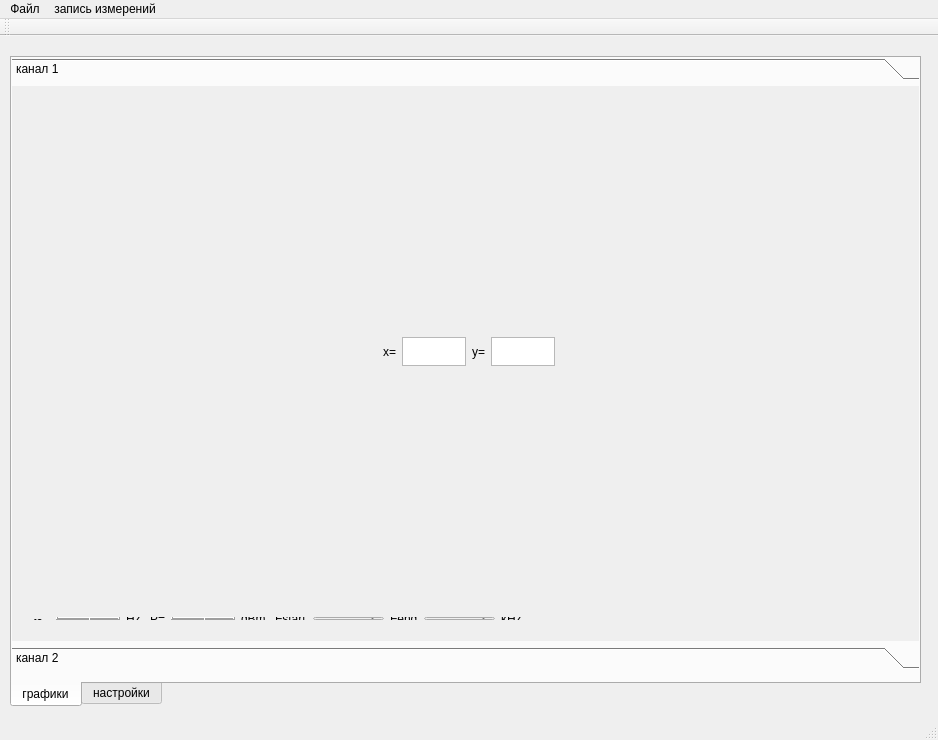
<?xml version="1.0" encoding="UTF-8"?>
<ui version="4.0">
 <class>MainWindow</class>
 <widget class="QMainWindow" name="MainWindow">
  <property name="geometry">
   <rect>
    <x>0</x>
    <y>0</y>
    <width>938</width>
    <height>740</height>
   </rect>
  </property>
  <property name="sizePolicy">
   <sizepolicy hsizetype="Preferred" vsizetype="Preferred">
    <horstretch>0</horstretch>
    <verstretch>0</verstretch>
   </sizepolicy>
  </property>
  <property name="windowTitle">
   <string>Plotter</string>
  </property>
  <widget class="QWidget" name="centralWidget">
   <property name="sizePolicy">
    <sizepolicy hsizetype="Preferred" vsizetype="Preferred">
     <horstretch>0</horstretch>
     <verstretch>0</verstretch>
    </sizepolicy>
   </property>
   <property name="layoutDirection">
    <enum>Qt::LeftToRight</enum>
   </property>
   <widget class="QTabWidget" name="tabWidget">
    <property name="geometry">
     <rect>
      <x>10</x>
      <y>20</y>
      <width>911</width>
      <height>651</height>
     </rect>
    </property>
    <property name="tabPosition">
     <enum>QTabWidget::South</enum>
    </property>
    <property name="currentIndex">
     <number>0</number>
    </property>
    <widget class="QWidget" name="plot">
     <property name="sizePolicy">
      <sizepolicy hsizetype="Preferred" vsizetype="Preferred">
       <horstretch>0</horstretch>
       <verstretch>0</verstretch>
      </sizepolicy>
     </property>
     <property name="contextMenuPolicy">
      <enum>Qt::DefaultContextMenu</enum>
     </property>
     <attribute name="title">
      <string>графики</string>
     </attribute>
     <widget class="QToolBox" name="toolBox">
      <property name="geometry">
       <rect>
        <x>0</x>
        <y>0</y>
        <width>911</width>
        <height>611</height>
       </rect>
      </property>
      <property name="currentIndex">
       <number>0</number>
      </property>
      <widget class="QWidget" name="ch1">
       <property name="geometry">
        <rect>
         <x>0</x>
         <y>0</y>
         <width>911</width>
         <height>555</height>
        </rect>
       </property>
       <attribute name="label">
        <string>канал 1</string>
       </attribute>
       <widget class="QCustomPlot" name="p_ch1_lo1" native="true">
        <property name="geometry">
         <rect>
          <x>10</x>
          <y>0</y>
          <width>891</width>
          <height>241</height>
         </rect>
        </property>
       </widget>
       <widget class="QCustomPlot" name="p_ch1_lo2" native="true">
        <property name="geometry">
         <rect>
          <x>10</x>
          <y>270</y>
          <width>891</width>
          <height>241</height>
         </rect>
        </property>
       </widget>
       <widget class="QWidget" name="horizontalLayoutWidget_3">
        <property name="geometry">
         <rect>
          <x>10</x>
          <y>520</y>
          <width>512</width>
          <height>25</height>
         </rect>
        </property>
        <layout class="QHBoxLayout" name="horizontalLayout_3">
         <item>
          <widget class="QLabel" name="label_7">
           <property name="text">
            <string>&lt;html&gt;&lt;head/&gt;&lt;body&gt;&lt;p&gt;f0=&lt;/p&gt;&lt;/body&gt;&lt;/html&gt;</string>
           </property>
          </widget>
         </item>
         <item>
          <widget class="QLCDNumber" name="lcd_f0_1"/>
         </item>
         <item>
          <widget class="QLabel" name="label_8">
           <property name="text">
            <string>Hz,</string>
           </property>
          </widget>
         </item>
         <item>
          <widget class="QLabel" name="label_9">
           <property name="text">
            <string>P=</string>
           </property>
          </widget>
         </item>
         <item>
          <widget class="QLCDNumber" name="lcd_p_1"/>
         </item>
         <item>
          <widget class="QLabel" name="label_10">
           <property name="text">
            <string>dBm,</string>
           </property>
          </widget>
         </item>
         <item>
          <widget class="QLabel" name="label_11">
           <property name="text">
            <string>Fstart</string>
           </property>
          </widget>
         </item>
         <item>
          <widget class="QComboBox" name="fstart_comb1"/>
         </item>
         <item>
          <widget class="QLabel" name="label_12">
           <property name="text">
            <string>Fend</string>
           </property>
          </widget>
         </item>
         <item>
          <widget class="QComboBox" name="fend_comb1"/>
         </item>
         <item>
          <widget class="QLabel" name="label_13">
           <property name="text">
            <string>kHz</string>
           </property>
          </widget>
         </item>
        </layout>
       </widget>
       <widget class="QWidget" name="horizontalLayoutWidget_4">
        <property name="geometry">
         <rect>
          <x>360</x>
          <y>240</y>
          <width>186</width>
          <height>32</height>
         </rect>
        </property>
        <layout class="QHBoxLayout" name="horizontalLayout_4">
         <property name="sizeConstraint">
          <enum>QLayout::SetFixedSize</enum>
         </property>
         <item>
          <widget class="QLabel" name="label_15">
           <property name="text">
            <string>x=</string>
           </property>
          </widget>
         </item>
         <item>
          <widget class="QTextEdit" name="edit_x1">
           <property name="enabled">
            <bool>true</bool>
           </property>
           <property name="minimumSize">
            <size>
             <width>0</width>
             <height>29</height>
            </size>
           </property>
           <property name="maximumSize">
            <size>
             <width>64</width>
             <height>29</height>
            </size>
           </property>
           <property name="font">
            <font>
             <pointsize>8</pointsize>
            </font>
           </property>
           <property name="focusPolicy">
            <enum>Qt::NoFocus</enum>
           </property>
           <property name="autoFillBackground">
            <bool>false</bool>
           </property>
           <property name="inputMethodHints">
            <set>Qt::ImhNone</set>
           </property>
           <property name="verticalScrollBarPolicy">
            <enum>Qt::ScrollBarAlwaysOff</enum>
           </property>
           <property name="horizontalScrollBarPolicy">
            <enum>Qt::ScrollBarAlwaysOff</enum>
           </property>
           <property name="textInteractionFlags">
            <set>Qt::NoTextInteraction</set>
           </property>
          </widget>
         </item>
         <item>
          <widget class="QLabel" name="label_16">
           <property name="text">
            <string>y=</string>
           </property>
          </widget>
         </item>
         <item>
          <widget class="QTextEdit" name="edit_y1">
           <property name="minimumSize">
            <size>
             <width>0</width>
             <height>29</height>
            </size>
           </property>
           <property name="maximumSize">
            <size>
             <width>64</width>
             <height>29</height>
            </size>
           </property>
           <property name="font">
            <font>
             <pointsize>8</pointsize>
            </font>
           </property>
           <property name="focusPolicy">
            <enum>Qt::NoFocus</enum>
           </property>
           <property name="autoFillBackground">
            <bool>false</bool>
           </property>
           <property name="inputMethodHints">
            <set>Qt::ImhNone</set>
           </property>
           <property name="frameShape">
            <enum>QFrame::StyledPanel</enum>
           </property>
           <property name="verticalScrollBarPolicy">
            <enum>Qt::ScrollBarAlwaysOff</enum>
           </property>
           <property name="horizontalScrollBarPolicy">
            <enum>Qt::ScrollBarAlwaysOff</enum>
           </property>
           <property name="undoRedoEnabled">
            <bool>true</bool>
           </property>
           <property name="textInteractionFlags">
            <set>Qt::NoTextInteraction</set>
           </property>
          </widget>
         </item>
        </layout>
       </widget>
      </widget>
      <widget class="QWidget" name="ch2">
       <property name="geometry">
        <rect>
         <x>0</x>
         <y>0</y>
         <width>911</width>
         <height>555</height>
        </rect>
       </property>
       <attribute name="label">
        <string>канал 2</string>
       </attribute>
       <widget class="QCustomPlot" name="p_ch2_lo2" native="true">
        <property name="geometry">
         <rect>
          <x>10</x>
          <y>260</y>
          <width>891</width>
          <height>251</height>
         </rect>
        </property>
       </widget>
       <widget class="QCustomPlot" name="p_ch2_lo1" native="true">
        <property name="geometry">
         <rect>
          <x>10</x>
          <y>0</y>
          <width>891</width>
          <height>231</height>
         </rect>
        </property>
       </widget>
       <widget class="QWidget" name="horizontalLayoutWidget_2">
        <property name="geometry">
         <rect>
          <x>10</x>
          <y>520</y>
          <width>550</width>
          <height>25</height>
         </rect>
        </property>
        <layout class="QHBoxLayout" name="horizontalLayout_2">
         <item>
          <widget class="QLabel" name="label">
           <property name="text">
            <string>&lt;html&gt;&lt;head/&gt;&lt;body&gt;&lt;p&gt;f0=&lt;/p&gt;&lt;/body&gt;&lt;/html&gt;</string>
           </property>
          </widget>
         </item>
         <item>
          <widget class="QLCDNumber" name="lcd_f0_2"/>
         </item>
         <item>
          <widget class="QLabel" name="label_2">
           <property name="text">
            <string>Hz,</string>
           </property>
          </widget>
         </item>
         <item>
          <widget class="QLabel" name="label_5">
           <property name="text">
            <string>P=</string>
           </property>
          </widget>
         </item>
         <item>
          <widget class="QLCDNumber" name="lcd_p_2"/>
         </item>
         <item>
          <widget class="QLabel" name="label_6">
           <property name="text">
            <string>dBm,</string>
           </property>
          </widget>
         </item>
         <item>
          <widget class="QLabel" name="label_3">
           <property name="text">
            <string>Fstart</string>
           </property>
          </widget>
         </item>
         <item>
          <widget class="QComboBox" name="fstart_comb2"/>
         </item>
         <item>
          <widget class="QLabel" name="label_4">
           <property name="text">
            <string>Fend</string>
           </property>
          </widget>
         </item>
         <item>
          <widget class="QComboBox" name="fend_comb2"/>
         </item>
         <item>
          <widget class="QLabel" name="label_14">
           <property name="text">
            <string>kHz</string>
           </property>
          </widget>
         </item>
        </layout>
       </widget>
       <widget class="QWidget" name="horizontalLayoutWidget_5">
        <property name="geometry">
         <rect>
          <x>350</x>
          <y>230</y>
          <width>186</width>
          <height>32</height>
         </rect>
        </property>
        <layout class="QHBoxLayout" name="horizontalLayout_5">
         <property name="sizeConstraint">
          <enum>QLayout::SetFixedSize</enum>
         </property>
         <item>
          <widget class="QLabel" name="label_17">
           <property name="text">
            <string>x=</string>
           </property>
          </widget>
         </item>
         <item>
          <widget class="QTextEdit" name="edit_x2">
           <property name="enabled">
            <bool>true</bool>
           </property>
           <property name="minimumSize">
            <size>
             <width>0</width>
             <height>29</height>
            </size>
           </property>
           <property name="maximumSize">
            <size>
             <width>64</width>
             <height>29</height>
            </size>
           </property>
           <property name="font">
            <font>
             <pointsize>8</pointsize>
            </font>
           </property>
           <property name="focusPolicy">
            <enum>Qt::NoFocus</enum>
           </property>
           <property name="autoFillBackground">
            <bool>false</bool>
           </property>
           <property name="inputMethodHints">
            <set>Qt::ImhNone</set>
           </property>
           <property name="verticalScrollBarPolicy">
            <enum>Qt::ScrollBarAlwaysOff</enum>
           </property>
           <property name="horizontalScrollBarPolicy">
            <enum>Qt::ScrollBarAlwaysOff</enum>
           </property>
           <property name="textInteractionFlags">
            <set>Qt::NoTextInteraction</set>
           </property>
          </widget>
         </item>
         <item>
          <widget class="QLabel" name="label_18">
           <property name="text">
            <string>y=</string>
           </property>
          </widget>
         </item>
         <item>
          <widget class="QTextEdit" name="edit_y2">
           <property name="minimumSize">
            <size>
             <width>0</width>
             <height>29</height>
            </size>
           </property>
           <property name="maximumSize">
            <size>
             <width>64</width>
             <height>29</height>
            </size>
           </property>
           <property name="font">
            <font>
             <pointsize>8</pointsize>
            </font>
           </property>
           <property name="focusPolicy">
            <enum>Qt::NoFocus</enum>
           </property>
           <property name="autoFillBackground">
            <bool>false</bool>
           </property>
           <property name="inputMethodHints">
            <set>Qt::ImhNone</set>
           </property>
           <property name="frameShape">
            <enum>QFrame::StyledPanel</enum>
           </property>
           <property name="verticalScrollBarPolicy">
            <enum>Qt::ScrollBarAlwaysOff</enum>
           </property>
           <property name="horizontalScrollBarPolicy">
            <enum>Qt::ScrollBarAlwaysOff</enum>
           </property>
           <property name="undoRedoEnabled">
            <bool>true</bool>
           </property>
           <property name="textInteractionFlags">
            <set>Qt::NoTextInteraction</set>
           </property>
          </widget>
         </item>
        </layout>
       </widget>
      </widget>
     </widget>
    </widget>
    <widget class="QWidget" name="settings">
     <property name="sizePolicy">
      <sizepolicy hsizetype="Expanding" vsizetype="Expanding">
       <horstretch>0</horstretch>
       <verstretch>0</verstretch>
      </sizepolicy>
     </property>
     <attribute name="title">
      <string>настройки</string>
     </attribute>
     <widget class="QGroupBox" name="groupBox">
      <property name="geometry">
       <rect>
        <x>10</x>
        <y>20</y>
        <width>391</width>
        <height>221</height>
       </rect>
      </property>
      <property name="title">
       <string>UART</string>
      </property>
      <widget class="QWidget" name="formLayoutWidget">
       <property name="geometry">
        <rect>
         <x>19</x>
         <y>40</y>
         <width>361</width>
         <height>141</height>
        </rect>
       </property>
       <layout class="QFormLayout" name="formLayout">
        <property name="fieldGrowthPolicy">
         <enum>QFormLayout::AllNonFixedFieldsGrow</enum>
        </property>
        <item row="0" column="0">
         <widget class="QLabel" name="label_19">
          <property name="text">
           <string>port</string>
          </property>
         </widget>
        </item>
        <item row="0" column="1">
         <widget class="QTextEdit" name="port_edit">
          <property name="verticalScrollBarPolicy">
           <enum>Qt::ScrollBarAlwaysOff</enum>
          </property>
          <property name="horizontalScrollBarPolicy">
           <enum>Qt::ScrollBarAlwaysOff</enum>
          </property>
          <property name="html">
           <string>&lt;!DOCTYPE HTML PUBLIC &quot;-//W3C//DTD HTML 4.0//EN&quot; &quot;http://www.w3.org/TR/REC-html40/strict.dtd&quot;&gt;
&lt;html&gt;&lt;head&gt;&lt;meta name=&quot;qrichtext&quot; content=&quot;1&quot; /&gt;&lt;style type=&quot;text/css&quot;&gt;
p, li { white-space: pre-wrap; }
&lt;/style&gt;&lt;/head&gt;&lt;body style=&quot; font-family:'Sans Serif'; font-size:9pt; font-weight:400; font-style:normal;&quot;&gt;
&lt;p style=&quot; margin-top:0px; margin-bottom:0px; margin-left:0px; margin-right:0px; -qt-block-indent:0; text-indent:0px;&quot;&gt;/dev/ttyUSB0&lt;/p&gt;&lt;/body&gt;&lt;/html&gt;</string>
          </property>
         </widget>
        </item>
        <item row="1" column="0">
         <widget class="QLabel" name="label_20">
          <property name="text">
           <string>baudrate</string>
          </property>
         </widget>
        </item>
        <item row="1" column="1">
         <widget class="QTextEdit" name="baud_edit">
          <property name="verticalScrollBarPolicy">
           <enum>Qt::ScrollBarAlwaysOff</enum>
          </property>
          <property name="horizontalScrollBarPolicy">
           <enum>Qt::ScrollBarAlwaysOff</enum>
          </property>
          <property name="html">
           <string>&lt;!DOCTYPE HTML PUBLIC &quot;-//W3C//DTD HTML 4.0//EN&quot; &quot;http://www.w3.org/TR/REC-html40/strict.dtd&quot;&gt;
&lt;html&gt;&lt;head&gt;&lt;meta name=&quot;qrichtext&quot; content=&quot;1&quot; /&gt;&lt;style type=&quot;text/css&quot;&gt;
p, li { white-space: pre-wrap; }
&lt;/style&gt;&lt;/head&gt;&lt;body style=&quot; font-family:'Sans Serif'; font-size:9pt; font-weight:400; font-style:normal;&quot;&gt;
&lt;p style=&quot; margin-top:0px; margin-bottom:0px; margin-left:0px; margin-right:0px; -qt-block-indent:0; text-indent:0px;&quot;&gt;115200&lt;/p&gt;&lt;/body&gt;&lt;/html&gt;</string>
          </property>
         </widget>
        </item>
        <item row="2" column="0">
         <widget class="QLabel" name="label_21">
          <property name="text">
           <string>parity</string>
          </property>
         </widget>
        </item>
        <item row="2" column="1">
         <widget class="QComboBox" name="parity_comb"/>
        </item>
        <item row="3" column="0">
         <widget class="QLabel" name="label_22">
          <property name="text">
           <string>stopbits</string>
          </property>
         </widget>
        </item>
        <item row="3" column="1">
         <widget class="QComboBox" name="stp_bts_comb"/>
        </item>
        <item row="4" column="0">
         <widget class="QLabel" name="label_23">
          <property name="text">
           <string>bytesizes</string>
          </property>
         </widget>
        </item>
        <item row="4" column="1">
         <widget class="QComboBox" name="byte_comb"/>
        </item>
       </layout>
      </widget>
      <widget class="QPushButton" name="save_uart">
       <property name="geometry">
        <rect>
         <x>20</x>
         <y>190</y>
         <width>81</width>
         <height>22</height>
        </rect>
       </property>
       <property name="text">
        <string>сохранить</string>
       </property>
      </widget>
     </widget>
    </widget>
   </widget>
   <widget class="QWidget" name="horizontalLayoutWidget">
    <property name="geometry">
     <rect>
      <x>9</x>
      <y>1</y>
      <width>681</width>
      <height>22</height>
     </rect>
    </property>
    <layout class="QHBoxLayout" name="horizontalLayout">
     <item>
      <widget class="QCheckBox" name="cont_cb">
       <property name="text">
        <string>непрерывные измерения</string>
       </property>
      </widget>
     </item>
    </layout>
   </widget>
  </widget>
  <widget class="QMenuBar" name="menuBar">
   <property name="geometry">
    <rect>
     <x>0</x>
     <y>0</y>
     <width>938</width>
     <height>19</height>
    </rect>
   </property>
   <widget class="QMenu" name="menuPlotter">
    <property name="title">
     <string>Файл</string>
    </property>
    <widget class="QMenu" name="menu_2">
     <property name="title">
      <string>очистить</string>
     </property>
     <widget class="QMenu" name="menu_1">
      <property name="title">
       <string>канал1</string>
      </property>
      <addaction name="action_clean1_today"/>
      <addaction name="action_clean1_all"/>
     </widget>
     <widget class="QMenu" name="menu_3">
      <property name="title">
       <string>канал2</string>
      </property>
      <addaction name="action_clean2_today"/>
      <addaction name="action_clean2_all"/>
     </widget>
     <widget class="QMenu" name="menu_1_2">
      <property name="title">
       <string>канал 1 и 2</string>
      </property>
      <addaction name="action_clean1_2_today"/>
      <addaction name="action_clean1_2_all"/>
     </widget>
     <addaction name="menu_1"/>
     <addaction name="menu_3"/>
     <addaction name="menu_1_2"/>
     <addaction name="action_clean_uart"/>
     <addaction name="action_clean_all"/>
    </widget>
    <addaction name="action_load_dump"/>
    <addaction name="action_rst"/>
    <addaction name="menu_2"/>
    <addaction name="action_close"/>
   </widget>
   <widget class="QMenu" name="menu">
    <property name="title">
     <string>запись измерений</string>
    </property>
    <addaction name="wr_all"/>
    <addaction name="wr_1"/>
    <addaction name="wr_2"/>
   </widget>
   <addaction name="menuPlotter"/>
   <addaction name="menu"/>
  </widget>
  <widget class="QToolBar" name="mainToolBar">
   <attribute name="toolBarArea">
    <enum>TopToolBarArea</enum>
   </attribute>
   <attribute name="toolBarBreak">
    <bool>false</bool>
   </attribute>
  </widget>
  <widget class="QStatusBar" name="statusBar"/>
  <action name="action_load_dump">
   <property name="checkable">
    <bool>false</bool>
   </property>
   <property name="text">
    <string>загрузить дамп</string>
   </property>
  </action>
  <action name="action_rst">
   <property name="text">
    <string>сбросить модуль</string>
   </property>
  </action>
  <action name="wr_all">
   <property name="checkable">
    <bool>true</bool>
   </property>
   <property name="text">
    <string>все каналы</string>
   </property>
  </action>
  <action name="wr_1">
   <property name="checkable">
    <bool>true</bool>
   </property>
   <property name="text">
    <string>канал №1</string>
   </property>
  </action>
  <action name="wr_2">
   <property name="checkable">
    <bool>true</bool>
   </property>
   <property name="text">
    <string>канал №2</string>
   </property>
  </action>
  <action name="action_close">
   <property name="text">
    <string>закрыть</string>
   </property>
  </action>
  <action name="action_clean_uart">
   <property name="text">
    <string>ЮАРТ</string>
   </property>
  </action>
  <action name="action_clean_all">
   <property name="text">
    <string>полная очистка</string>
   </property>
  </action>
  <action name="action_clean1_today">
   <property name="text">
    <string>за сегодня</string>
   </property>
  </action>
  <action name="action_clean1_all">
   <property name="text">
    <string>за всё время</string>
   </property>
  </action>
  <action name="action_clean2_today">
   <property name="text">
    <string>за сегодня</string>
   </property>
  </action>
  <action name="action_clean2_all">
   <property name="text">
    <string>за всё время</string>
   </property>
  </action>
  <action name="action_clean1_2_today">
   <property name="text">
    <string>за сегодня</string>
   </property>
  </action>
  <action name="action_clean1_2_all">
   <property name="text">
    <string>за всё время</string>
   </property>
  </action>
 </widget>
 <layoutdefault spacing="6" margin="11"/>
 <customwidgets>
  <customwidget>
   <class>QCustomPlot</class>
   <extends>QWidget</extends>
   <header>qcustomplot.h</header>
   <container>1</container>
  </customwidget>
 </customwidgets>
 <resources/>
 <connections/>
</ui>
